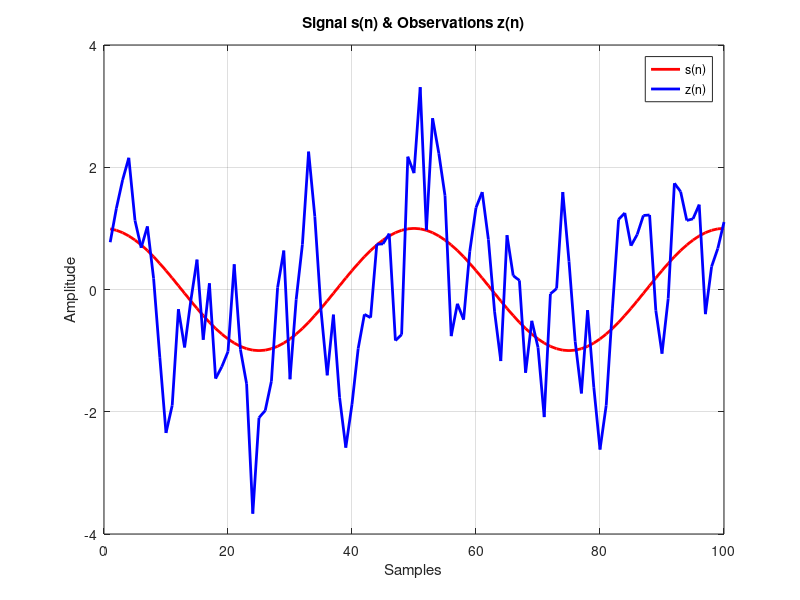
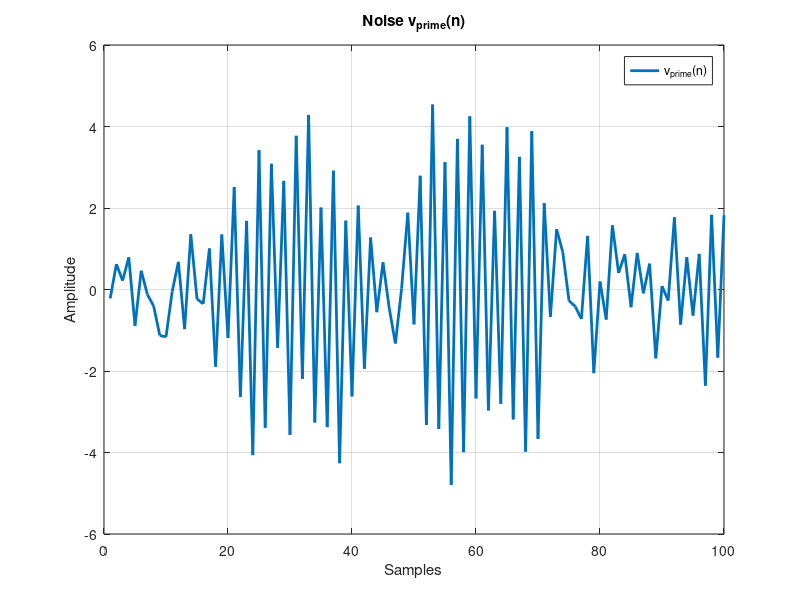
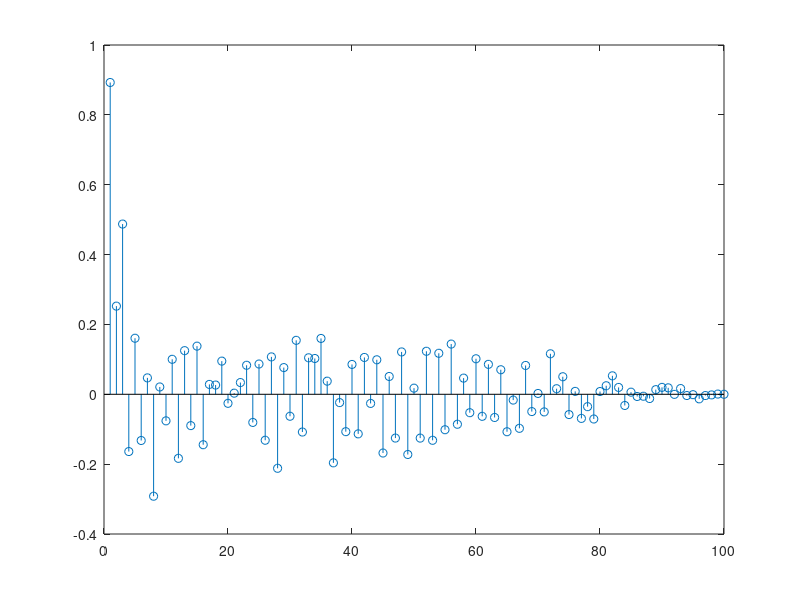

MATLAB code for these plots, in order: (Note: this script raises an error after producing the figures.)
clc
clear all
close all

%% b
n = 1:100;
s = cos(0.04*pi*n);
y = randn(1,100);
y = (y-mean(y))./(std(y));
MEAN_y = mean(y)
VAR_y = var(y)

%% c
b_v = [1];
a_v = [1 -0.7];

b_vp = [1];
a_vp = [1 0.5 -0.36];

v = filter(b_v,a_v,y);
vprime = filter(b_vp,a_vp,y);

z = s + v;

figure
plot(s,'r','linewidth',2)
hold on
plot(z,'b','linewidth',2)
hold on
grid on
xlabel('Samples')
ylabel('Amplitude')
title('Signal s(n) & Observations z(n)')
legend('s(n)','z(n)','location','best')

figure
plot(vprime,'linewidth',2)
hold on
grid on
xlabel('Samples')
ylabel('Amplitude')
title('Noise v_{prime}(n)')
legend('v_{prime}(n)','location','best')

%% d
for k = 1:100
    
    SUM1 = 0;
    SUM2 = 0;
    
    for j = k+1:100
        
        SUM1 = (v(j)*vprime(j-k+1))+SUM1;
        SUM2 = (vprime(j)*vprime(j-k+1))+SUM2;
        
    end
    
    Rvvprime(k) = 0.01*SUM1;
    Rvprime(k) = 0.01*SUM2;
    
end

figure
stem(Rvvprime)
hold on
autocorr(z,99)
hold on
grid on
ylabel('R_{vv_{prime}}(k) = R_z(k)')
legend('Estimated Autocorrelation','Real Autocorrelation')
title('Real & Estimated Autocorrelation for R_{vv_{prime}}')

figure
stem(Rvprime)
hold on
autocorr(vprime,99)
hold on
grid on
ylabel('R_{v_{prime}}(k)')
legend('Estimated Autocorrelation','Real Autocorrelation')
title('Real & Estimated Autocorrelation for R_{v_{prime}}')

%% e
N = 4;

for i = 1:N
RVP(1,i) = Rvprime(i);
rvvp(i,1) = Rvvprime(i);
end

% Rvp = toeplitz([Rvprime(1) Rvprime(2) Rvprime(3) Rvprime(4)])
% rvvp = [Rvvprime(1) Rvvprime(2) Rvvprime(3) Rvvprime(4)]'
Rvp = toeplitz(RVP);
h = inv(Rvp)*rvvp

%% f
% vhat = filter([h(1) h(2) h(3) h(4)],[1],vprime);
vhat = filter(h,1,vprime);

shat = z - vhat;

figure
plot(s,'r','linewidth',2)
hold on
plot(shat,'b','linewidth',2)
hold on
grid on
xlabel('Samples')
ylabel('Amplitude')
ylim([-5 4])
title(['Real Signal s(n) & Estimated Signal s_{hat}(n) for N = ',num2str(N)])
legend('s(n)','s_{hat}(n)','location','best')

figure
plot(s,'r','linewidth',2)
hold on
plot(shat,'b','linewidth',2)
hold on
plot(z,'g','linewidth',2)
hold on
grid on
xlabel('Samples')
ylabel('Amplitude')
ylim([-5 4])
title(['s(n) , s_{hat}(n) , z(n) for N = ',num2str(N)])
legend('s(n)','s_{hat}(n)','z(n)','location','best')

%% g
Eta_hat = (1/100)*sum(v);
varv = (1/100)*sum((v-Eta_hat).^2)

MSE = varv-h'*rvvp
experimental_MSE = (v-vhat)*(v-vhat)'/100

%% h
% Change N in line 85